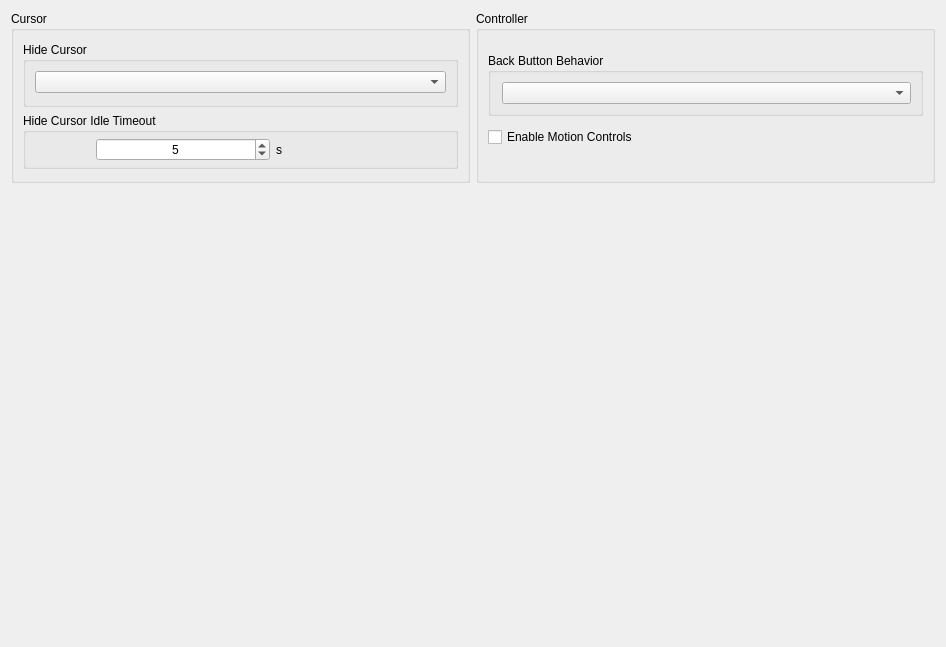
      <widget class="QWidget" name="inputTabContents">
       <property name="geometry">
        <rect>
         <x>0</x>
         <y>0</y>
         <width>946</width>
         <height>647</height>
        </rect>
       </property>
       <layout class="QVBoxLayout" name="inputTabVLayout" stretch="0,0">
        <item>
         <layout class="QHBoxLayout" name="inputTabHLayoutTop" stretch="1,1">
          <item>
           <layout class="QVBoxLayout" name="cursorTabLayoutLeft">
            <property name="spacing">
             <number>7</number>
            </property>
            <property name="bottomMargin">
             <number>0</number>
            </property>
            <item alignment="Qt::AlignmentFlag::AlignTop">
             <widget class="QGroupBox" name="cursorGroupBox">
              <property name="title">
               <string>Cursor</string>
              </property>
              <layout class="QGridLayout" name="gridLayout_2">
               <property name="topMargin">
                <number>11</number>
               </property>
               <property name="bottomMargin">
                <number>11</number>
               </property>
               <item row="0" column="0">
                <widget class="QGroupBox" name="hideCursorGroupBox">
                 <property name="enabled">
                  <bool>true</bool>
                 </property>
                 <property name="sizePolicy">
                  <sizepolicy hsizetype="Preferred" vsizetype="Fixed">
                   <horstretch>0</horstretch>
                   <verstretch>0</verstretch>
                  </sizepolicy>
                 </property>
                 <property name="title">
                  <string>Hide Cursor</string>
                 </property>
                 <layout class="QVBoxLayout" name="hideCursorLayout">
                  <property name="spacing">
                   <number>7</number>
                  </property>
                  <property name="bottomMargin">
                   <number>11</number>
                  </property>
                  <item>
                   <widget class="QComboBox" name="hideCursorComboBox"/>
                  </item>
                 </layout>
                </widget>
               </item>
               <item row="1" column="0">
                <widget class="QGroupBox" name="idleTimeoutGroupBox">
                 <property name="enabled">
                  <bool>true</bool>
                 </property>
                 <property name="sizePolicy">
                  <sizepolicy hsizetype="Preferred" vsizetype="Fixed">
                   <horstretch>0</horstretch>
                   <verstretch>0</verstretch>
                  </sizepolicy>
                 </property>
                 <property name="minimumSize">
                  <size>
                   <width>0</width>
                   <height>0</height>
                  </size>
                 </property>
                 <property name="title">
                  <string>Hide Cursor Idle Timeout</string>
                 </property>
                 <property name="alignment">
                  <set>Qt::AlignmentFlag::AlignLeading|Qt::AlignmentFlag::AlignLeft|Qt::AlignmentFlag::AlignTop</set>
                 </property>
                 <property name="flat">
                  <bool>false</bool>
                 </property>
                 <layout class="QHBoxLayout" name="IdleTimeoutLayout" stretch="0,0">
                  <property name="spacing">
                   <number>6</number>
                  </property>
                  <property name="leftMargin">
                   <number>70</number>
                  </property>
                  <property name="topMargin">
                   <number>5</number>
                  </property>
                  <property name="rightMargin">
                   <number>5</number>
                  </property>
                  <property name="bottomMargin">
                   <number>5</number>
                  </property>
                  <item>
                   <widget class="QSpinBox" name="idleTimeoutSpinBox">
                    <property name="enabled">
                     <bool>true</bool>
                    </property>
                    <property name="sizePolicy">
                     <sizepolicy hsizetype="Minimum" vsizetype="Fixed">
                      <horstretch>0</horstretch>
                      <verstretch>0</verstretch>
                     </sizepolicy>
                    </property>
                    <property name="minimumSize">
                     <size>
                      <width>98</width>
                      <height>0</height>
                     </size>
                    </property>
                    <property name="maximumSize">
                     <size>
                      <width>16777215</width>
                      <height>16777215</height>
                     </size>
                    </property>
                    <property name="layoutDirection">
                     <enum>Qt::LayoutDirection::LeftToRight</enum>
                    </property>
                    <property name="wrapping">
                     <bool>false</bool>
                    </property>
                    <property name="alignment">
                     <set>Qt::AlignmentFlag::AlignCenter</set>
                    </property>
                    <property name="buttonSymbols">
                     <enum>QAbstractSpinBox::ButtonSymbols::UpDownArrows</enum>
                    </property>
                    <property name="suffix">
                     <string notr="true"/>
                    </property>
                    <property name="maximum">
                     <number>3600</number>
                    </property>
                    <property name="value">
                     <number>5</number>
                    </property>
                    <property name="displayIntegerBase">
                     <number>10</number>
                    </property>
                   </widget>
                  </item>
                  <item>
                   <widget class="QLabel" name="idleTimeoutDurationLabel">
                    <property name="text">
                     <string>s</string>
                    </property>
                   </widget>
                  </item>
                 </layout>
                </widget>
               </item>
              </layout>
             </widget>
            </item>
           </layout>
          </item>
          <item>
           <layout class="QVBoxLayout" name="ControllerTabLayoutMiddle">
            <item>
             <widget class="QGroupBox" name="ControllerGroupBox">
              <property name="sizePolicy">
               <sizepolicy hsizetype="MinimumExpanding" vsizetype="Preferred">
                <horstretch>0</horstretch>
                <verstretch>0</verstretch>
               </sizepolicy>
              </property>
              <property name="title">
               <string>Controller</string>
              </property>
              <layout class="QVBoxLayout" name="ControllerLayout">
               <property name="spacing">
                <number>0</number>
               </property>
               <property name="topMargin">
                <number>11</number>
               </property>
               <property name="bottomMargin">
                <number>11</number>
               </property>
               <item>
                <widget class="QGroupBox" name="backButtonBehaviorGroupBox">
                 <property name="enabled">
                  <bool>true</bool>
                 </property>
                 <property name="sizePolicy">
                  <sizepolicy hsizetype="Preferred" vsizetype="Fixed">
                   <horstretch>0</horstretch>
                   <verstretch>0</verstretch>
                  </sizepolicy>
                 </property>
                 <property name="minimumSize">
                  <size>
                   <width>0</width>
                   <height>0</height>
                  </size>
                 </property>
                 <property name="title">
                  <string>Back Button Behavior</string>
                 </property>
                 <layout class="QVBoxLayout" name="BackButtonLayout">
                  <property name="leftMargin">
                   <number>11</number>
                  </property>
                  <item>
                   <widget class="QComboBox" name="backButtonBehaviorComboBox"/>
                  </item>
                 </layout>
                </widget>
               </item>
               <item>
                <widget class="QCheckBox" name="motionControlsCheckBox">
                 <property name="text">
                  <string>Enable Motion Controls</string>
                 </property>
                </widget>
               </item>
               <item>
                <widget class="QWidget" name="controllerWidgetSpacer" native="true">
                 <property name="enabled">
                  <bool>true</bool>
                 </property>
                 <property name="sizePolicy">
                  <sizepolicy hsizetype="Preferred" vsizetype="Maximum">
                   <horstretch>0</horstretch>
                   <verstretch>0</verstretch>
                  </sizepolicy>
                 </property>
                 <property name="minimumSize">
                  <size>
                   <width>0</width>
                   <height>0</height>
                  </size>
                 </property>
                </widget>
               </item>
              </layout>
             </widget>
            </item>
           </layout>
          </item>
         </layout>
        </item>
        <item>
         <layout class="QHBoxLayout" name="inputTabHLayoutBottom">
          <property name="topMargin">
           <number>0</number>
          </property>
          <item>
           <spacer name="emptyVerticalSpacerBottom">
            <property name="orientation">
             <enum>Qt::Orientation::Vertical</enum>
            </property>
            <property name="sizeType">
             <enum>QSizePolicy::Policy::MinimumExpanding</enum>
            </property>
            <property name="sizeHint" stdset="0">
             <size>
              <width>20</width>
              <height>20</height>
             </size>
            </property>
           </spacer>
          </item>
         </layout>
        </item>
       </layout>
      </widget>
